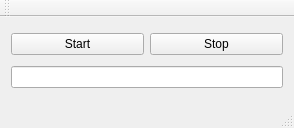
<?xml version="1.0" encoding="UTF-8"?>
<ui version="4.0">
 <class>MainWindow</class>
 <widget class="QMainWindow" name="MainWindow">
  <property name="geometry">
   <rect>
    <x>0</x>
    <y>0</y>
    <width>294</width>
    <height>128</height>
   </rect>
  </property>
  <property name="windowTitle">
   <string>MainWindow</string>
  </property>
  <widget class="QWidget" name="centralWidget">
   <layout class="QVBoxLayout" name="verticalLayout">
    <item>
     <layout class="QHBoxLayout" name="horizontalLayout">
      <item>
       <widget class="QPushButton" name="startBtn">
        <property name="text">
         <string>Start</string>
        </property>
       </widget>
      </item>
      <item>
       <widget class="QPushButton" name="stopBtn">
        <property name="text">
         <string>Stop</string>
        </property>
       </widget>
      </item>
     </layout>
    </item>
    <item>
     <widget class="QLineEdit" name="lineEdit"/>
    </item>
   </layout>
  </widget>
  <widget class="QMenuBar" name="menuBar">
   <property name="geometry">
    <rect>
     <x>0</x>
     <y>0</y>
     <width>294</width>
     <height>21</height>
    </rect>
   </property>
  </widget>
  <widget class="QToolBar" name="mainToolBar">
   <attribute name="toolBarArea">
    <enum>TopToolBarArea</enum>
   </attribute>
   <attribute name="toolBarBreak">
    <bool>false</bool>
   </attribute>
  </widget>
  <widget class="QStatusBar" name="statusBar"/>
 </widget>
 <layoutdefault spacing="6" margin="11"/>
 <resources/>
 <connections/>
</ui>
